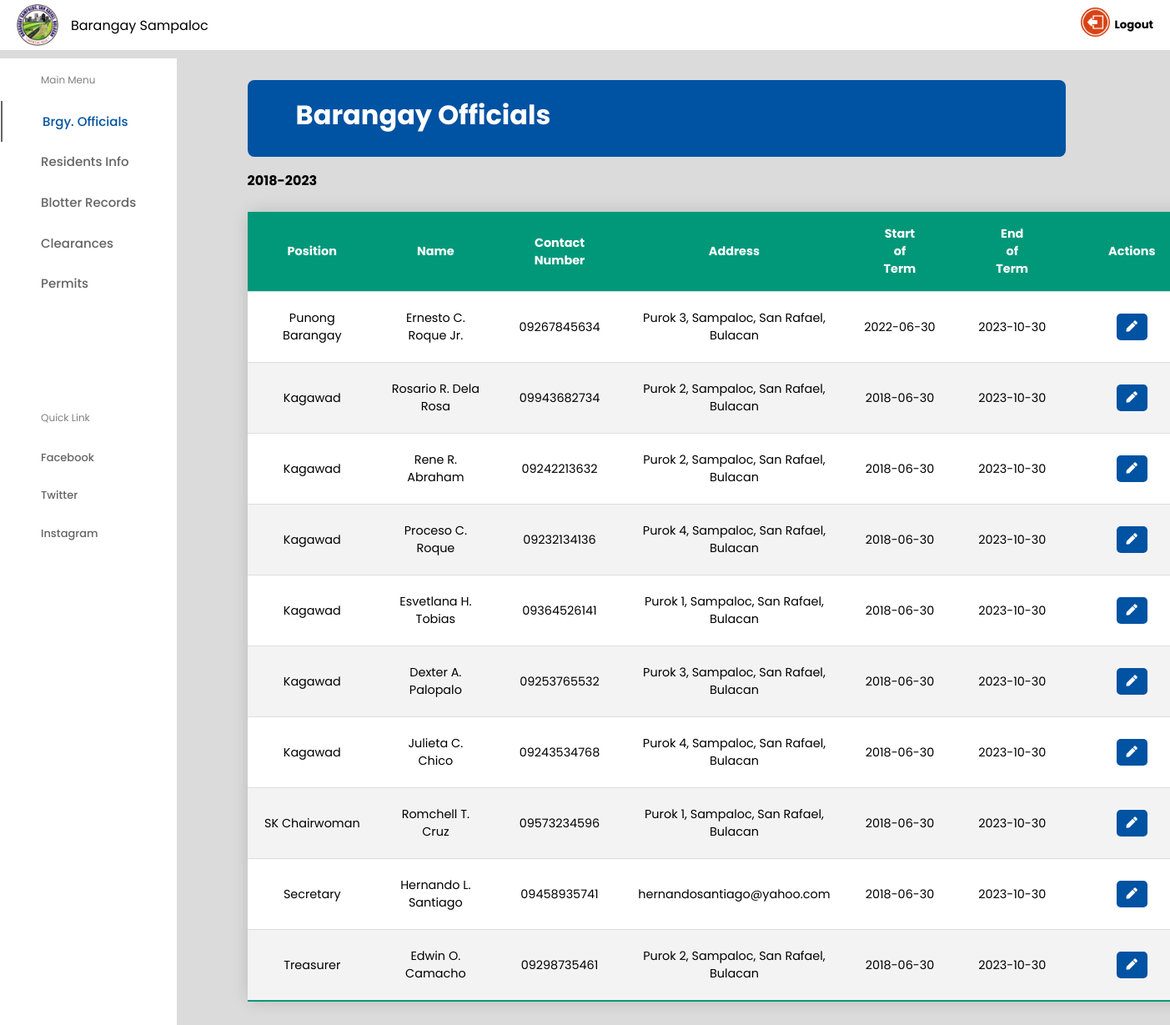
Page /officials.php on the committed database.
### tables this page shows
CREATE TABLE `tblofficials` (
  `oID` int(11) NOT NULL,
  `oPosi` varchar(30) NOT NULL,
  `oName` varchar(50) NOT NULL,
  `oCont` varchar(20) NOT NULL,
  `oAdd` varchar(60) NOT NULL,
  `oTermS` date NOT NULL,
  `oTermE` date NOT NULL
);

### officials.php (the view, shortened to what this page needs)
<!DOCTYPE html>
<html lang="en">
<head>
    <link rel="stylesheet" href="sections.css">
    <link rel="stylesheet" href="https://cdnjs.cloudflare.com/ajax/libs/font-awesome/5.15.3/css/all.min.css" />
</head>
<body>
    <header class="header">
        <div class="logo">
            <img src="bLogo.png" alt="">
            <a>Barangay Sampaloc</a>
        </div>
        <div class="header-icons">
            <div class="account">
                <a href="logout.php"><img src="logout2.png" alt=""></a>
            </div>
            <br>
            <div>
                <h5>&nbsp Logout</h5>
            </div>
        </div>
    </header>
    <div class="container">
        <nav>
            <div class="side_navbar">
                <span>Main Menu</span>
                <a href="officials.php" class="active">Brgy. Officials</a>
                <a href="residents.php">Residents Info</a>
                <a href="blotter.php">Blotter Records</a>
                <a href="clearance.php">Clearances</a>
                <a href="permit.php">Permits</a>
                <div class="links">
                    <span>Quick Link</span>
                    <a href="#">Facebook</a>
                    <a href="#">Twitter</a>
                    <a href="#">Instagram</a>
                </div>
            </div>
        </nav>
        <div class="main-body">
            <div class="promo_card">
                <h1>Barangay Officials</h1>
            </div>
            <div class="list">
                <div class="list1">
                    <div class="row">
                        <h4>2018-2023</h4>
                    </div>
                    <table>
                        <thead>
                            <tr>
                                <th>Position</th>
                                <th>Name</th>
                                <th>Contact Number</th>
                                <th>Address</th>
                                <th>Start of Term</th>
                                <th>End of Term</th>
                                <th>Actions</th>
                            </tr>
                        </thead>
                        <tbody>
                            <?php
                            include('config.php');
                            $sql = "SELECT * FROM tblOfficials";
                            $result = mysqli_query($conn, $sql);
                            while ($data = mysqli_fetch_array($result)) {
                            ?>
                                <tr>
                                    <td><?php echo $data['oPosi']; ?></td>
                                    <td><?php echo $data['oName']; ?></td>
                                    <td><?php echo $data['oCont']; ?></td>
                                    <td><?php echo $data['oAdd']; ?></td>
                                    <td><?php echo $data['oTermS']; ?></td>
                                    <td><?php echo $data['oTermE']; ?></td>
                                    <td>
                                        <div class="add">
                                            <a href="editOfficials.php?oPosi=<?php echo $data['oPosi']; ?>">
                                                <button><i class="fas fa-pen"></i></button>
                                            </a>
                                        </div>
                                    </td>
                                </tr>
                            <?php
                            }
                            ?>
                        </tbody>
                    </table>
                </div>
            </div>
        </div>
    </div>
</body>
</html>

### sections.css (style rules this page uses)
* { margin: 0; padding: 0; border: none; outline: none; text-decoration: none; box-sizing: border-box; font-family: "Poppins", sans-serif; }
body { background: rgb(219, 219, 219); }
.header { display: flex; align-items: center; justify-content: space-between; height: 60px; padding: 20px; background: #fff; }
.logo { display: flex; align-items: center; }
.logo img { width: 50px; height: 100%; margin-right: 15px; border-top-right-radius: 15px; border-bottom-right-radius: 15px; }
.header-icons { display: flex; align-items: center; }
.header-icons .account { display: flex; align-items: center; justify-content: space-between; }
.header-icons .account img { width: 35px; height: 35px; cursor: pointer; border-radius: 50%; }
.container { margin-top: 10px; display: flex; justify-content: space-between; }
nav { background: #fff; }
.side_navbar { padding: 1px; display: flex; flex-direction: column; }
.side_navbar span { color: gray; margin: 1rem 3rem; font-size: 12px; }
.side_navbar a { width: 100%; padding: 0.8rem 3rem; font-weight: 500; font-size: 15px; color: rgb(100, 100, 100); }
.links { margin-top: 5rem; display: flex; flex-direction: column; }
.links a { font-size: 13px; }
.side_navbar .active { border-left: 2px solid rgb(100, 100, 100); color: #0052a2; }
tr { border-bottom: 1px solid #dddddd; }
th { background-color: #009879; color: #ffffff; text-align: center; }
tr:nth-of-type(even) { background-color: #f3f3f3; }
tbody tr:last-of-type { border-bottom: 2px solid #009879; }

### officials.php (style rules this page uses)
.main-body { width: 80%; padding: 1rem; }
.promo_card { width: 90%; color: #fff; margin-top: 10px; border-radius: 8px; padding: 0.5rem 1rem 1rem 3rem; background: #0052a2; }
.add button { display: inline; background: #0052a2; color: white; padding: 6px 12px; border-radius: 5px; cursor: pointer; }
.promo_card h1, .promo_card span, button { margin: 10px; }
.list { width: 70%; display: flex; align-items: center; justify-content: space-between; }
.row { display: flex; justify-content: space-between; align-items: center; margin: 1rem 0; }
table { width: 10%; font-size: 15px; color: #000; background: #fff; padding: 1rem; text-align: center; border-radius: 10px; border-collapse: collapse; margin: 25px 0; font-size: 0.9em; min-width: 400px; box-shadow: 0 0 20px rgba(0, 0, 0, 0.15); }
table, th { padding: 1rem 3rem; justify-content: center; }
td { padding: 1rem 1rem; justify-content: left; }

### rows in the picture
tblofficials: oPosi "Punong Barangay", oName "Ernesto C. Roque Jr.", oCont "09267845634", oAdd "Purok 3, Sampaloc, San Rafael, Bulacan", oTermS "2022-06-30", oTermE "2023-10-30"
tblofficials: oPosi "Kagawad", oName "Rosario R. Dela Rosa", oCont "09943682734", oAdd "Purok 2, Sampaloc, San Rafael, Bulacan", oTermS "2018-06-30", oTermE "2023-10-30"
tblofficials: oPosi "Kagawad", oName "Rene R. Abraham", oCont "09242213632", oAdd "Purok 2, Sampaloc, San Rafael, Bulacan", oTermS "2018-06-30", oTermE "2023-10-30"
tblofficials: oPosi "Kagawad", oName "Proceso C. Roque", oCont "09232134136", oAdd "Purok 4, Sampaloc, San Rafael, Bulacan", oTermS "2018-06-30", oTermE "2023-10-30"
tblofficials: oPosi "Kagawad", oName "Esvetlana H. Tobias", oCont "09364526141", oAdd "Purok 1, Sampaloc, San Rafael, Bulacan", oTermS "2018-06-30", oTermE "2023-10-30"
tblofficials: oPosi "Kagawad", oName "Dexter A. Palopalo", oCont "09253765532", oAdd "Purok 3, Sampaloc, San Rafael, Bulacan", oTermS "2018-06-30", oTermE "2023-10-30"
tblofficials: oPosi "Kagawad", oName "Julieta C. Chico", oCont "09243534768", oAdd "Purok 4, Sampaloc, San Rafael, Bulacan", oTermS "2018-06-30", oTermE "2023-10-30"
tblofficials: oPosi "SK Chairwoman", oName "Romchell T. Cruz", oCont "09573234596", oAdd "Purok 1, Sampaloc, San Rafael, Bulacan", oTermS "2018-06-30", oTermE "2023-10-30"
tblofficials: oPosi "Secretary", oName "Hernando L. Santiago", oCont "09458935741", oAdd "hernandosantiago@yahoo.com", oTermS "2018-06-30", oTermE "2023-10-30"
tblofficials: oPosi "Treasurer", oName "Edwin O. Camacho", oCont "09298735461", oAdd "Purok 2, Sampaloc, San Rafael, Bulacan", oTermS "2018-06-30", oTermE "2023-10-30"
